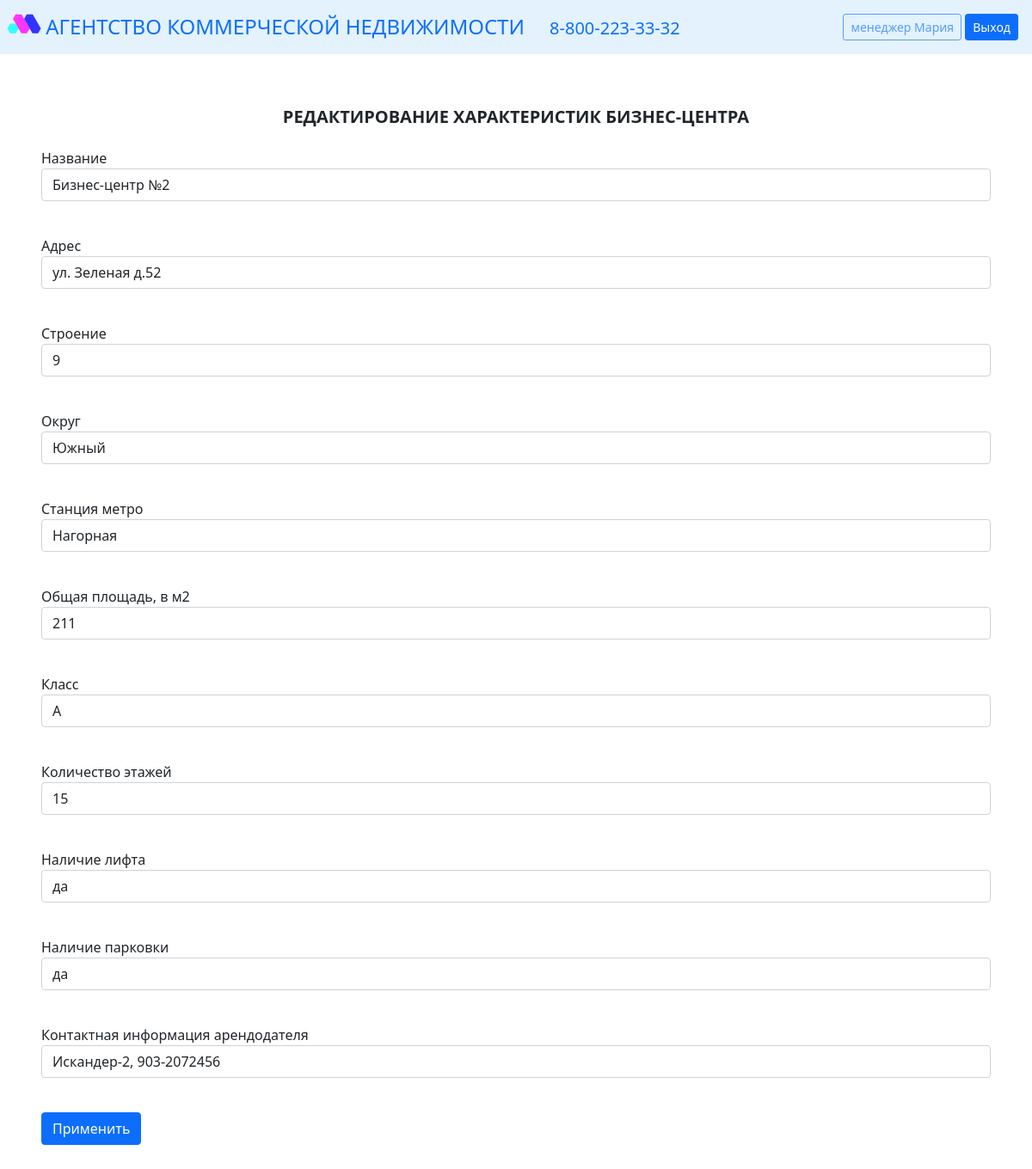
The app's page /edit_business_center/2 (signed in) with its own data.
### data/users.py (models this page shows, shortened)
class User(SqlAlchemyBase, UserMixin, SerializerMixin):
    __tablename__ = 'users'
    id = sqlalchemy.Column(sqlalchemy.Integer, primary_key=True, autoincrement=True)
    name = sqlalchemy.Column(sqlalchemy.String, nullable=True)
    role = sqlalchemy.Column(sqlalchemy.String, nullable=True)
    email = sqlalchemy.Column(sqlalchemy.String, index=True, unique=True, nullable=True)
    hashed_password = sqlalchemy.Column(sqlalchemy.String, nullable=True)
    created_date = sqlalchemy.Column(sqlalchemy.DateTime, default=datetime.datetime.now)
    business_centers = orm.relationship("Business_center", back_populates='user')
    offices = orm.relationship("Office", back_populates='user')

### data/business_centers.py (models this page shows)
class Business_center(SqlAlchemyBase, SerializerMixin):
    __tablename__ = 'business_centers'
    id = sqlalchemy.Column(sqlalchemy.Integer, primary_key=True, autoincrement=True)
    name = sqlalchemy.Column(sqlalchemy.String, nullable=True)
    address = sqlalchemy.Column(sqlalchemy.String, nullable=True)
    building = sqlalchemy.Column(sqlalchemy.String, nullable=True)
    district = sqlalchemy.Column(sqlalchemy.String, nullable=True)
    metro = sqlalchemy.Column(sqlalchemy.String, nullable=True)
    total_area = sqlalchemy.Column(sqlalchemy.String, nullable=True)
    klass = sqlalchemy.Column(sqlalchemy.String, nullable=True)
    floors = sqlalchemy.Column(sqlalchemy.String, nullable=True)
    lift = sqlalchemy.Column(sqlalchemy.String, nullable=True)
    parking = sqlalchemy.Column(sqlalchemy.String, nullable=True)
    contact = sqlalchemy.Column(sqlalchemy.String, nullable=True)
    user_id = sqlalchemy.Column(sqlalchemy.Integer, sqlalchemy.ForeignKey("users.id"))
    user = orm.relationship('User')
    offices = orm.relationship("Office", back_populates='business_center')
    def __repr__(self):
        return f"Объект 'Бизнес-центр' с id:{self.id}, создатель :{self.user.role} {self.user.name}"

### main.py (the view, shortened to what this page needs)
@app.route('/edit_business_center/<int:id>', methods=['GET', 'POST'])
@login_required
def edit_business_center(id):
    print(f"Запрос на редактирование бизнес-центра с id:{id}")
    form = Business_centerForm()
    if request.method == "GET":
        db_sess = db_session.create_session()
        bc = db_sess.query(Business_center).filter(Business_center.id == id,
                                                   Business_center.user == current_user).first()
        print(bc)
        if bc:
            form.name.data = bc.name
            form.address.data = bc.address
            form.building.data = bc.building
            form.district.data = bc.district
            form.metro.data = bc.metro
            form.total_area.data = bc.total_area
            form.klass.data = bc.klass
            form.floors.data = bc.floors
            form.lift.data = bc.lift
            form.parking.data = bc.parking
            form.contact.data = bc.contact
        else:
            abort(404)
    return render_template('forms/business_center.html',
                           title='Редактирование характеристик бизнес-центра',
                           form=form)

### forms/business_center.py
class Business_centerForm(FlaskForm):
    name = StringField('Название', validators=[DataRequired()])
    address = StringField('Адрес', validators=[DataRequired()])
    building = StringField('Строение', validators=[DataRequired()])
    district = StringField('Округ', validators=[DataRequired()])
    metro = StringField('Станция метро', validators=[DataRequired()])
    total_area = StringField('Общая площадь, в м2', validators=[DataRequired()])
    klass = SelectField('Класс', choices=['A', 'B', 'C'], validators=[DataRequired()])
    floors = StringField('Количество этажей', validators=[DataRequired()])
    lift = SelectField('Наличие лифта', choices=['да', 'нет'], validators=[DataRequired()])
    parking = SelectField('Наличие парковки', choices=['да', 'нет'], validators=[DataRequired()])
    contact = StringField('Контактная информация арендодателя', validators=[DataRequired()])
    submit = SubmitField('Применить')

### data/db_session.py (called while the page is built)
def create_session() -> Session:
    global __factory
    return __factory()

### main.py (called while the page is built)
@login_manager.user_loader
def load_user(user_id):
    db_sess = db_session.create_session()
    return db_sess.query(User).get(user_id)

### templates/forms/business_center.html (shortened to what this page needs)
{% extends "base.html" %}
{% block content %}
<div class="wrapper m-5">
	<div class="title p-3">
		<p class="text-center h5 text-uppercase"><b>{{ title }}</b></p>
	</div>
	<form action="" method="post">
	    <p>
	        {{ form.name.label }}<br>
	        {{ form.name(class="form-control") }}<br>
	    </p>
		<p>
	        {{ form.address.label }}<br>
	        {{ form.address(class="form-control") }}<br>
	    </p>
		<p>
	        {{ form.building.label }}<br>
	        {{ form.building(class="form-control") }}<br>
	    </p>
		<p>
	        {{ form.district.label }}<br>
	        {{ form.district(class="form-control") }}<br>
	    </p>
	    <p>
	        {{ form.metro.label }}<br>
	        {{ form.metro(class="form-control") }}<br>
	    </p>
	    <p>
	        {{ form.total_area.label }}<br>
	        {{ form.total_area(class="form-control") }}<br>
	    </p>
	    <p>
	        {{ form.klass.label }}<br>
	        {{ form.klass(class="form-control") }}<br>
	    </p>
	    <p>
	        {{ form.floors.label }}<br>
	        {{ form.floors(class="form-control") }}<br>
	    </p>
	   	<p>
	        {{ form.lift.label }}<br>
	        {{ form.lift(class="form-control") }}<br>
	    </p>
	    <p>
	        {{ form.parking.label }}<br>
	        {{ form.parking(class="form-control") }}<br>
	    </p>
	    <p>
	        {{ form.contact.label }}<br>
	        {{ form.contact(class="form-control") }}<br>
	    </p>
	    <p>{{ form.submit(type="submit", class="btn btn-primary") }}</p>
	</form>
</div>
{% endblock %}

### templates/inc/nav_controls.html
<div class="nav_buttons m-3">
{% if current_user.is_authenticated %}
	<a href="#" class="btn btn-outline-primary disabled btn-sm">{{ current_user.role }} {{ current_user.name }}</a>
	<a href="/logout" class="btn btn-primary btn-sm" type="submit">Выход</a>
{% else %}
	<a href="/register" class="btn btn-light btn-sm" type="submit">Регистрация</a>
	<a href="/login" class="btn btn-primary btn-sm" type="submit">Авторизация</a>
{% endif %}
</div>

### static/css/style.css (style rules this page uses)
* { margin: 0 auto; padding: 0; box-sizing: border-box; }
body, html { width: 100%; }

### records on screen
User: role "менеджер", name "Мария"
Business_center: name "Бизнес-центр №2", address "ул. Зеленая д.52", building "9", district "Южный", metro "Нагорная", total_area "211", klass "A", floors "15", lift "да", parking "да", contact "Искандер-2, 903-2072456"

### other values on screen
{{ title }} "РЕДАКТИРОВАНИЕ ХАРАКТЕРИСТИК БИЗНЕС-ЦЕНТРА"
